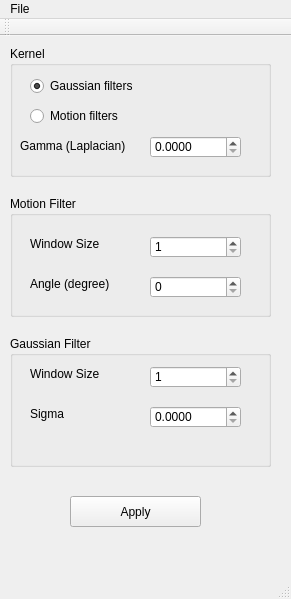
<?xml version="1.0" encoding="UTF-8"?>
<ui version="4.0">
 <class>MainWindow</class>
 <widget class="QMainWindow" name="MainWindow">
  <property name="geometry">
   <rect>
    <x>0</x>
    <y>0</y>
    <width>291</width>
    <height>599</height>
   </rect>
  </property>
  <property name="windowTitle">
   <string>MainWindow</string>
  </property>
  <widget class="QWidget" name="centralWidget">
   <widget class="QGroupBox" name="groupBoxMotion">
    <property name="enabled">
     <bool>true</bool>
    </property>
    <property name="geometry">
     <rect>
      <x>10</x>
      <y>160</y>
      <width>261</width>
      <height>121</height>
     </rect>
    </property>
    <property name="title">
     <string>Motion Filter</string>
    </property>
    <property name="checkable">
     <bool>false</bool>
    </property>
    <widget class="QSpinBox" name="spinBoxSizeMotion">
     <property name="geometry">
      <rect>
       <x>140</x>
       <y>40</y>
       <width>91</width>
       <height>22</height>
      </rect>
     </property>
     <property name="minimum">
      <number>1</number>
     </property>
     <property name="maximum">
      <number>10000</number>
     </property>
    </widget>
    <widget class="QLabel" name="label">
     <property name="geometry">
      <rect>
       <x>20</x>
       <y>40</y>
       <width>101</width>
       <height>16</height>
      </rect>
     </property>
     <property name="text">
      <string>Window Size</string>
     </property>
    </widget>
    <widget class="QLabel" name="label_2">
     <property name="geometry">
      <rect>
       <x>20</x>
       <y>80</y>
       <width>101</width>
       <height>16</height>
      </rect>
     </property>
     <property name="text">
      <string>Angle (degree)</string>
     </property>
    </widget>
    <widget class="QSpinBox" name="spinBoxAngle">
     <property name="geometry">
      <rect>
       <x>140</x>
       <y>80</y>
       <width>91</width>
       <height>22</height>
      </rect>
     </property>
     <property name="maximum">
      <number>359</number>
     </property>
    </widget>
   </widget>
   <widget class="QGroupBox" name="groupBoxGauss">
    <property name="geometry">
     <rect>
      <x>10</x>
      <y>300</y>
      <width>261</width>
      <height>131</height>
     </rect>
    </property>
    <property name="title">
     <string>Gaussian Filter</string>
    </property>
    <widget class="QLabel" name="label_4">
     <property name="geometry">
      <rect>
       <x>20</x>
       <y>70</y>
       <width>101</width>
       <height>16</height>
      </rect>
     </property>
     <property name="text">
      <string>Sigma</string>
     </property>
    </widget>
    <widget class="QLabel" name="label_3">
     <property name="geometry">
      <rect>
       <x>20</x>
       <y>30</y>
       <width>101</width>
       <height>16</height>
      </rect>
     </property>
     <property name="text">
      <string>Window Size</string>
     </property>
    </widget>
    <widget class="QSpinBox" name="spinBoxSizeGauss">
     <property name="geometry">
      <rect>
       <x>140</x>
       <y>30</y>
       <width>91</width>
       <height>22</height>
      </rect>
     </property>
     <property name="minimum">
      <number>1</number>
     </property>
     <property name="maximum">
      <number>10000</number>
     </property>
    </widget>
    <widget class="QDoubleSpinBox" name="doubleSpinBoxSigma">
     <property name="geometry">
      <rect>
       <x>140</x>
       <y>70</y>
       <width>91</width>
       <height>22</height>
      </rect>
     </property>
     <property name="decimals">
      <number>4</number>
     </property>
     <property name="minimum">
      <double>0.000000000000000</double>
     </property>
     <property name="singleStep">
      <double>0.010000000000000</double>
     </property>
    </widget>
   </widget>
   <widget class="QPushButton" name="pushButtonOk">
    <property name="geometry">
     <rect>
      <x>70</x>
      <y>460</y>
      <width>131</width>
      <height>31</height>
     </rect>
    </property>
    <property name="text">
     <string>Apply</string>
    </property>
   </widget>
   <widget class="QGroupBox" name="groupBox_3">
    <property name="geometry">
     <rect>
      <x>10</x>
      <y>10</y>
      <width>261</width>
      <height>131</height>
     </rect>
    </property>
    <property name="title">
     <string>Kernel</string>
    </property>
    <widget class="QRadioButton" name="radioButtonGauss">
     <property name="geometry">
      <rect>
       <x>20</x>
       <y>30</y>
       <width>161</width>
       <height>20</height>
      </rect>
     </property>
     <property name="text">
      <string>Gaussian filters</string>
     </property>
     <property name="checked">
      <bool>true</bool>
     </property>
    </widget>
    <widget class="QRadioButton" name="radioButtonMotion">
     <property name="geometry">
      <rect>
       <x>20</x>
       <y>60</y>
       <width>181</width>
       <height>20</height>
      </rect>
     </property>
     <property name="text">
      <string>Motion filters</string>
     </property>
    </widget>
    <widget class="QDoubleSpinBox" name="doubleSpinBoxGamma">
     <property name="geometry">
      <rect>
       <x>140</x>
       <y>90</y>
       <width>91</width>
       <height>22</height>
      </rect>
     </property>
     <property name="decimals">
      <number>4</number>
     </property>
     <property name="minimum">
      <double>0.000000000000000</double>
     </property>
     <property name="singleStep">
      <double>0.010000000000000</double>
     </property>
    </widget>
    <widget class="QLabel" name="label_5">
     <property name="geometry">
      <rect>
       <x>10</x>
       <y>90</y>
       <width>111</width>
       <height>20</height>
      </rect>
     </property>
     <property name="text">
      <string>Gamma (Laplacian)</string>
     </property>
    </widget>
   </widget>
  </widget>
  <widget class="QMenuBar" name="menuBar">
   <property name="geometry">
    <rect>
     <x>0</x>
     <y>0</y>
     <width>291</width>
     <height>26</height>
    </rect>
   </property>
   <widget class="QMenu" name="menuFile">
    <property name="title">
     <string>File</string>
    </property>
    <addaction name="actionOpen"/>
    <addaction name="actionAbout"/>
   </widget>
   <addaction name="menuFile"/>
  </widget>
  <widget class="QToolBar" name="mainToolBar">
   <attribute name="toolBarArea">
    <enum>TopToolBarArea</enum>
   </attribute>
   <attribute name="toolBarBreak">
    <bool>false</bool>
   </attribute>
  </widget>
  <widget class="QStatusBar" name="statusBar"/>
  <action name="actionOpen">
   <property name="text">
    <string>Open</string>
   </property>
  </action>
  <action name="actionSave">
   <property name="text">
    <string>Save</string>
   </property>
  </action>
  <action name="actionExit">
   <property name="text">
    <string>Exit</string>
   </property>
  </action>
  <action name="actionAbout">
   <property name="text">
    <string>About</string>
   </property>
  </action>
 </widget>
 <layoutdefault spacing="6" margin="11"/>
 <resources/>
 <connections/>
</ui>
